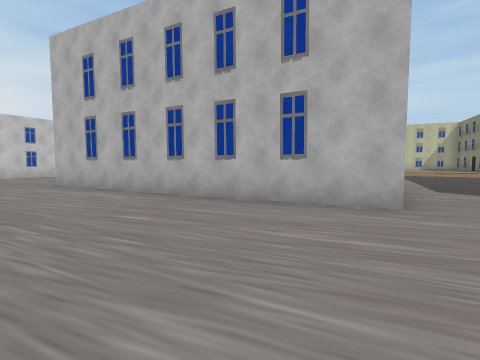
View 1 (above)

20 first-person views from a walk through a Unity game level. The camera is 1.5 m above the floor, tilts 4° down and sees 85° across. The floor is counted in squares, 2 m on a side. Each view is taken from the middle of a square. On the plan, view 1 faces up. The plan holds only what a view shows up to about 9 squares ahead; the rest is blank. The place goes on beyond the plan. The player character is not drawn. Some surface patterns are stand-ins.

View 2
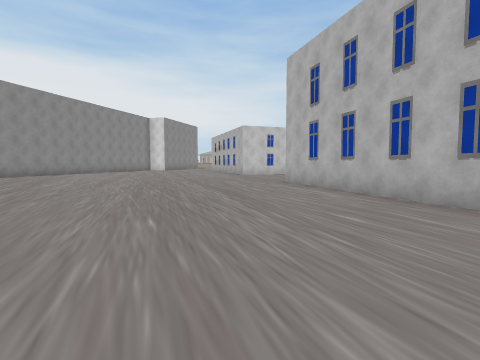

View 3
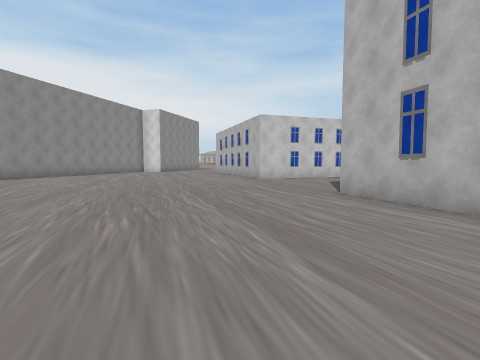

View 4
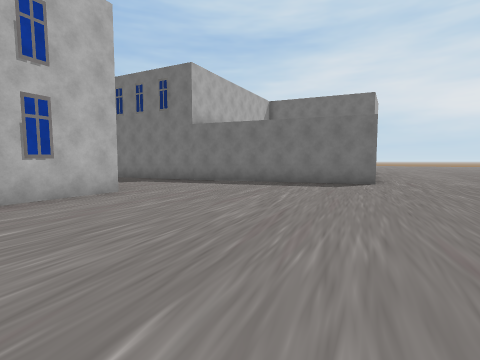

View 5
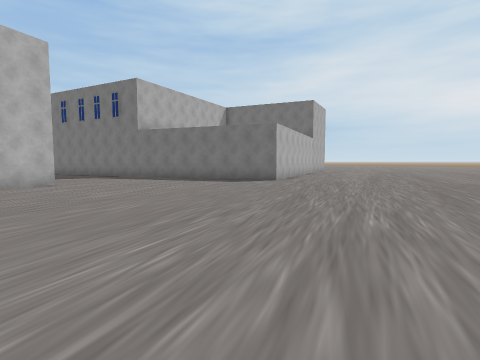

View 6
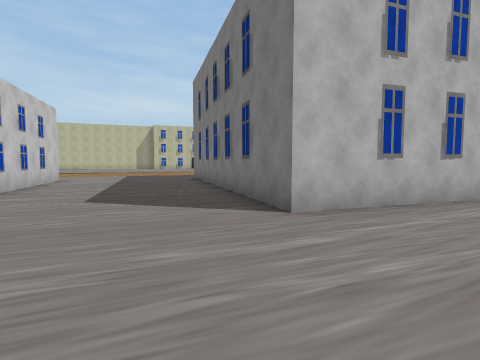

View 7
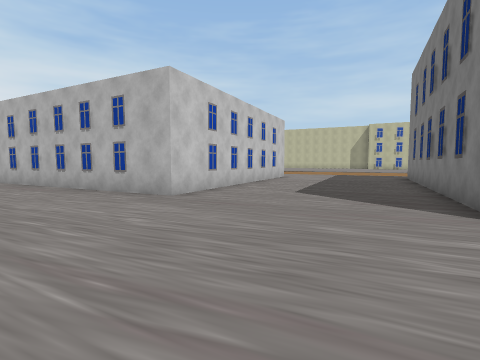

View 8
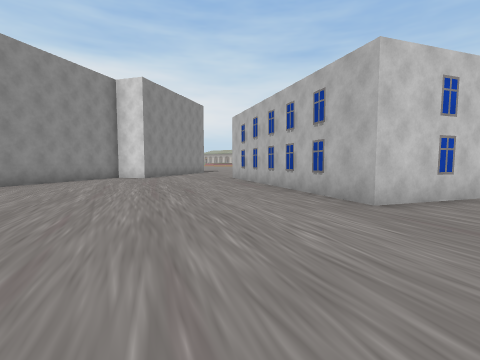

View 9
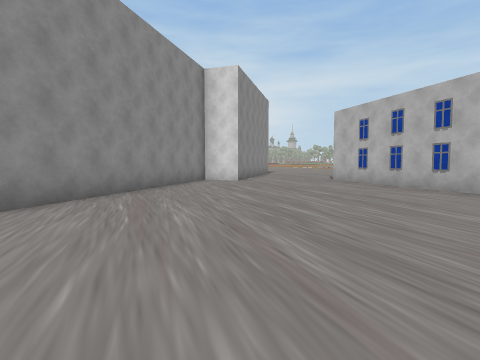

View 10
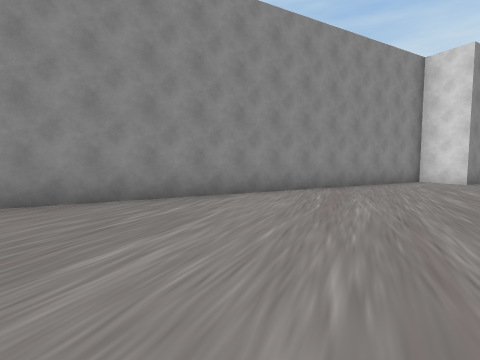

View 11
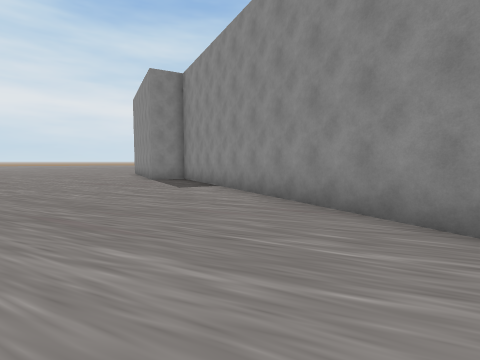

View 12
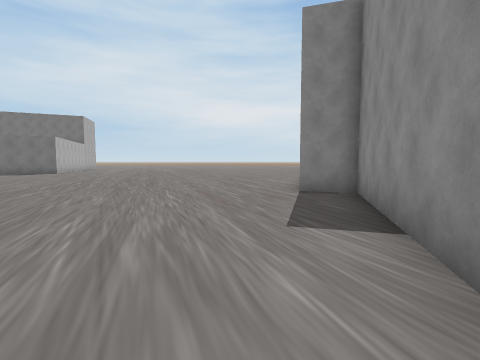

View 13
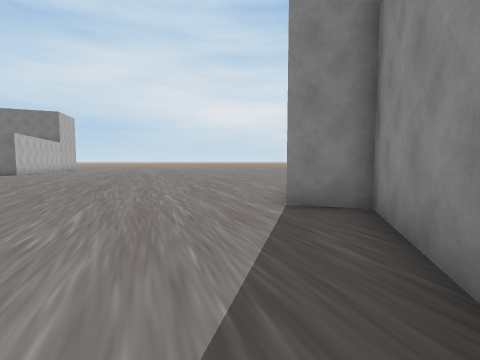

View 14
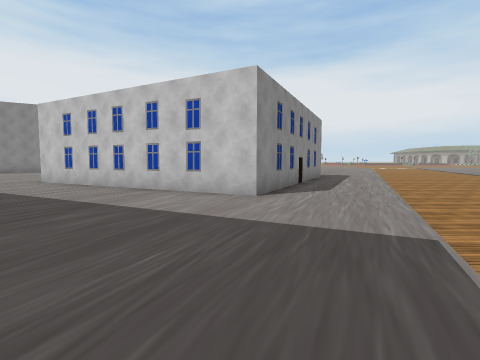

View 15
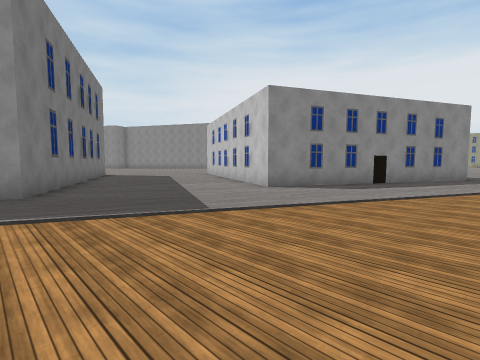

View 16
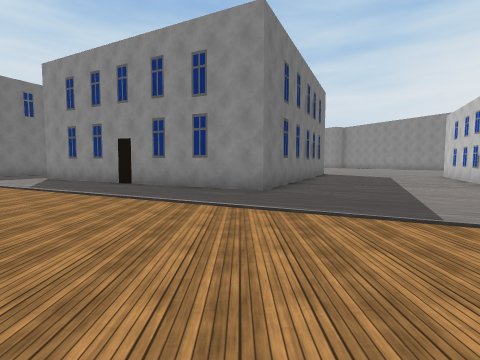

View 17
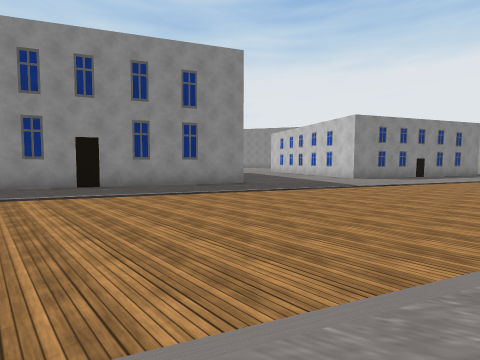

View 18
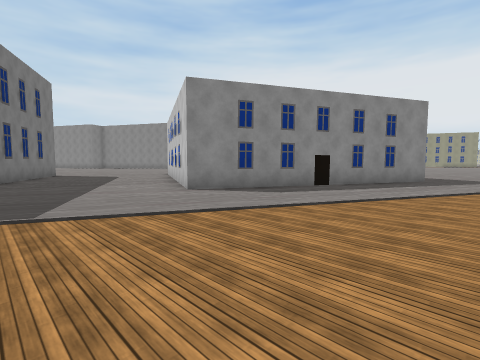

View 19
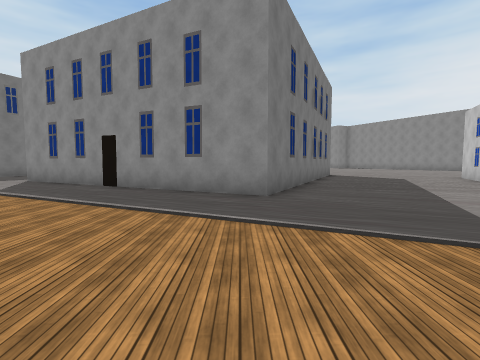

View 20
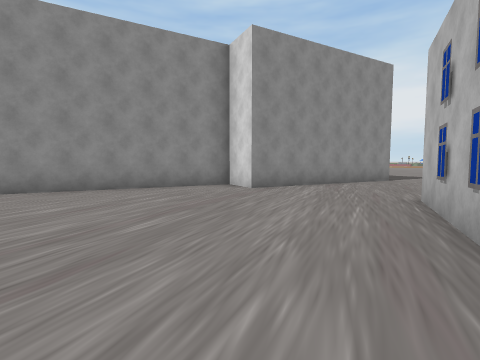

### Floor plan
Points are (right, up) in squares from view 1. A wall is a line through its corners. A room is listed if a view was taken in it or the views show most of it. See-through windows are left out.
Room 1 (views 1, 2, 3, 4, 5, 6, 7, 8, 9, 10, 11, 12, 13, 14, 15, 16, 17, 18, 19, 20)
walls: (2.6, 4) (-5.8, 8.2) (-1.6, 16.6) (5.5, 13.1); (-20.4, 11.3) (-21.7, 10.7) (-12.6, -6.4) (-11.3, -5.7); (-13.5, 21.7) (-6.7, 18.4) (-10.5, 10.8) (-17.9, 14.4); (4.6, -3.6) (5, -2.3)
ways out: opening at (-19, 13); opening at (-13.5, 23.5)

Positions as (right, up) in squares from view 1, and headings:
1: (0, 0), facing up
2: (0, 0), facing up-left
3: (-3, 2), facing up-left
4: (-4, 1), facing right
5: (-6, -2), facing right
6: (-9, 6), facing up-right
7: (-9, 5), facing up
8: (-9, 6), facing up-left
9: (-13, 4), facing up-left
10: (-12, 4), facing left
11: (-15, 5), facing down
12: (-15, 0), facing down-right
13: (-14, -2), facing down-right
14: (-1, 18), facing left
15: (-1, 23), facing down-left
16: (-1, 23), facing down
17: (5, 23), facing down-left
18: (-3, 24), facing down-left
19: (-1, 22), facing down
20: (-13, 11), facing left
